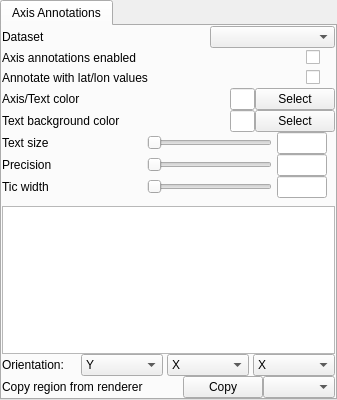
    <widget class="QTabWidget" name="axisTab">
     <property name="currentIndex">
      <number>0</number>
     </property>
     <widget class="QWidget" name="tab">
      <attribute name="title">
       <string>Axis Annotations</string>
      </attribute>
      <layout class="QVBoxLayout" name="verticalLayout">
       <property name="spacing">
        <number>0</number>
       </property>
       <property name="leftMargin">
        <number>0</number>
       </property>
       <property name="topMargin">
        <number>0</number>
       </property>
       <property name="rightMargin">
        <number>0</number>
       </property>
       <property name="bottomMargin">
        <number>0</number>
       </property>
       <item>
        <layout class="QHBoxLayout" name="horizontalLayout_3">
         <property name="spacing">
          <number>5</number>
         </property>
         <property name="topMargin">
          <number>0</number>
         </property>
         <item>
          <widget class="QLabel" name="label_8">
           <property name="text">
            <string>Dataset</string>
           </property>
          </widget>
         </item>
         <item>
          <spacer name="horizontalSpacer_7">
           <property name="orientation">
            <enum>Qt::Horizontal</enum>
           </property>
           <property name="sizeHint" stdset="0">
            <size>
             <width>40</width>
             <height>20</height>
            </size>
           </property>
          </spacer>
         </item>
         <item>
          <widget class="QComboBox" name="dataMgrSelectorCombo">
           <property name="minimumSize">
            <size>
             <width>125</width>
             <height>0</height>
            </size>
           </property>
           <property name="maximumSize">
            <size>
             <width>125</width>
             <height>16777215</height>
            </size>
           </property>
          </widget>
         </item>
        </layout>
       </item>
       <item>
        <layout class="QHBoxLayout" name="horizontalLayout">
         <property name="spacing">
          <number>0</number>
         </property>
         <property name="topMargin">
          <number>0</number>
         </property>
         <property name="rightMargin">
          <number>15</number>
         </property>
         <item>
          <widget class="QLabel" name="label">
           <property name="text">
            <string>Axis annotations enabled</string>
           </property>
          </widget>
         </item>
         <item>
          <spacer name="horizontalSpacer">
           <property name="orientation">
            <enum>Qt::Horizontal</enum>
           </property>
           <property name="sizeHint" stdset="0">
            <size>
             <width>40</width>
             <height>20</height>
            </size>
           </property>
          </spacer>
         </item>
         <item>
          <widget class="QCheckBox" name="axisAnnotationEnabledCheckbox">
           <property name="text">
            <string/>
           </property>
          </widget>
         </item>
        </layout>
       </item>
       <item>
        <layout class="QHBoxLayout" name="horizontalLayout_2">
         <property name="spacing">
          <number>0</number>
         </property>
         <property name="topMargin">
          <number>0</number>
         </property>
         <property name="rightMargin">
          <number>15</number>
         </property>
         <item>
          <widget class="QLabel" name="label_2">
           <property name="text">
            <string>Annotate with lat/lon values</string>
           </property>
          </widget>
         </item>
         <item>
          <spacer name="horizontalSpacer_2">
           <property name="orientation">
            <enum>Qt::Horizontal</enum>
           </property>
           <property name="sizeHint" stdset="0">
            <size>
             <width>40</width>
             <height>20</height>
            </size>
           </property>
          </spacer>
         </item>
         <item>
          <widget class="QCheckBox" name="latLonAnnotationCheckbox">
           <property name="text">
            <string/>
           </property>
          </widget>
         </item>
        </layout>
       </item>
       <item>
        <layout class="QHBoxLayout" name="horizontalLayout_6">
         <property name="spacing">
          <number>0</number>
         </property>
         <property name="topMargin">
          <number>0</number>
         </property>
         <item>
          <widget class="QLabel" name="label_3">
           <property name="text">
            <string>Axis/Text color</string>
           </property>
          </widget>
         </item>
         <item>
          <spacer name="horizontalSpacer_3">
           <property name="orientation">
            <enum>Qt::Horizontal</enum>
           </property>
           <property name="sizeHint" stdset="0">
            <size>
             <width>40</width>
             <height>20</height>
            </size>
           </property>
          </spacer>
         </item>
         <item>
          <widget class="QLineEdit" name="axisColorEdit">
           <property name="maximumSize">
            <size>
             <width>25</width>
             <height>16777215</height>
            </size>
           </property>
          </widget>
         </item>
         <item>
          <widget class="QPushButton" name="axisColorButton">
           <property name="text">
            <string>Select</string>
           </property>
          </widget>
         </item>
        </layout>
       </item>
       <item>
        <layout class="QHBoxLayout" name="horizontalLayout_4">
         <property name="spacing">
          <number>0</number>
         </property>
         <property name="topMargin">
          <number>0</number>
         </property>
         <item>
          <widget class="QLabel" name="label_9">
           <property name="text">
            <string>Text background color</string>
           </property>
          </widget>
         </item>
         <item>
          <spacer name="horizontalSpacer_8">
           <property name="orientation">
            <enum>Qt::Horizontal</enum>
           </property>
           <property name="sizeHint" stdset="0">
            <size>
             <width>40</width>
             <height>20</height>
            </size>
           </property>
          </spacer>
         </item>
         <item>
          <widget class="QLineEdit" name="axisBackgroundColorEdit">
           <property name="maximumSize">
            <size>
             <width>25</width>
             <height>16777215</height>
            </size>
           </property>
          </widget>
         </item>
         <item>
          <widget class="QPushButton" name="axisBackgroundColorButton">
           <property name="text">
            <string>Select</string>
           </property>
          </widget>
         </item>
        </layout>
       </item>
       <item>
        <layout class="QHBoxLayout" name="horizontalLayout_9">
         <property name="spacing">
          <number>5</number>
         </property>
         <property name="topMargin">
          <number>0</number>
         </property>
         <property name="rightMargin">
          <number>8</number>
         </property>
         <item>
          <widget class="QLabel" name="label_4">
           <property name="text">
            <string>Text size</string>
           </property>
          </widget>
         </item>
         <item>
          <spacer name="horizontalSpacer_4">
           <property name="orientation">
            <enum>Qt::Horizontal</enum>
           </property>
           <property name="sizeHint" stdset="0">
            <size>
             <width>40</width>
             <height>20</height>
            </size>
           </property>
          </spacer>
         </item>
         <item>
          <widget class="QSlider" name="axisTextSizeSlider">
           <property name="minimumSize">
            <size>
             <width>125</width>
             <height>0</height>
            </size>
           </property>
           <property name="maximumSize">
            <size>
             <width>125</width>
             <height>16777215</height>
            </size>
           </property>
           <property name="orientation">
            <enum>Qt::Horizontal</enum>
           </property>
          </widget>
         </item>
         <item>
          <widget class="QLineEdit" name="axisTextSizeEdit">
           <property name="minimumSize">
            <size>
             <width>0</width>
             <height>0</height>
            </size>
           </property>
           <property name="maximumSize">
            <size>
             <width>50</width>
             <height>16777215</height>
            </size>
           </property>
           <property name="layoutDirection">
            <enum>Qt::LeftToRight</enum>
           </property>
           <property name="alignment">
            <set>Qt::AlignCenter</set>
           </property>
          </widget>
         </item>
        </layout>
       </item>
       <item>
        <layout class="QHBoxLayout" name="horizontalLayout_10">
         <property name="spacing">
          <number>5</number>
         </property>
         <property name="topMargin">
          <number>0</number>
         </property>
         <property name="rightMargin">
          <number>8</number>
         </property>
         <item>
          <widget class="QLabel" name="label_5">
           <property name="text">
            <string>Precision</string>
           </property>
          </widget>
         </item>
         <item>
          <spacer name="horizontalSpacer_5">
           <property name="orientation">
            <enum>Qt::Horizontal</enum>
           </property>
           <property name="sizeHint" stdset="0">
            <size>
             <width>40</width>
             <height>20</height>
            </size>
           </property>
          </spacer>
         </item>
         <item>
          <widget class="QSlider" name="axisDigitsSlider">
           <property name="minimumSize">
            <size>
             <width>125</width>
             <height>0</height>
            </size>
           </property>
           <property name="maximumSize">
            <size>
             <width>125</width>
             <height>16777215</height>
            </size>
           </property>
           <property name="orientation">
            <enum>Qt::Horizontal</enum>
           </property>
          </widget>
         </item>
         <item>
          <widget class="QLineEdit" name="axisDigitsEdit">
           <property name="minimumSize">
            <size>
             <width>0</width>
             <height>0</height>
            </size>
           </property>
           <property name="maximumSize">
            <size>
             <width>50</width>
             <height>16777215</height>
            </size>
           </property>
           <property name="layoutDirection">
            <enum>Qt::LeftToRight</enum>
           </property>
           <property name="alignment">
            <set>Qt::AlignCenter</set>
           </property>
          </widget>
         </item>
        </layout>
       </item>
       <item>
        <layout class="QHBoxLayout" name="horizontalLayout_11">
         <property name="spacing">
          <number>5</number>
         </property>
         <property name="topMargin">
          <number>0</number>
         </property>
         <property name="rightMargin">
          <number>8</number>
         </property>
         <property name="bottomMargin">
          <number>8</number>
         </property>
         <item>
          <widget class="QLabel" name="label_6">
           <property name="text">
            <string>Tic width</string>
           </property>
          </widget>
         </item>
         <item>
          <spacer name="horizontalSpacer_6">
           <property name="orientation">
            <enum>Qt::Horizontal</enum>
           </property>
           <property name="sizeHint" stdset="0">
            <size>
             <width>40</width>
             <height>20</height>
            </size>
           </property>
          </spacer>
         </item>
         <item>
          <widget class="QSlider" name="ticWidthSlider">
           <property name="minimumSize">
            <size>
             <width>125</width>
             <height>0</height>
            </size>
           </property>
           <property name="maximumSize">
            <size>
             <width>125</width>
             <height>16777215</height>
            </size>
           </property>
           <property name="orientation">
            <enum>Qt::Horizontal</enum>
           </property>
          </widget>
         </item>
         <item>
          <widget class="QLineEdit" name="ticWidthEdit">
           <property name="minimumSize">
            <size>
             <width>0</width>
             <height>0</height>
            </size>
           </property>
           <property name="maximumSize">
            <size>
             <width>50</width>
             <height>16777215</height>
            </size>
           </property>
           <property name="layoutDirection">
            <enum>Qt::LeftToRight</enum>
           </property>
           <property name="alignment">
            <set>Qt::AlignCenter</set>
           </property>
          </widget>
         </item>
        </layout>
       </item>
       <item>
        <widget class="QTableWidget" name="axisAnnotationTable"/>
       </item>
       <item>
        <layout class="QHBoxLayout" name="horizontalLayout_8">
         <property name="spacing">
          <number>4</number>
         </property>
         <property name="topMargin">
          <number>0</number>
         </property>
         <item>
          <widget class="QLabel" name="label_7">
           <property name="minimumSize">
            <size>
             <width>75</width>
             <height>0</height>
            </size>
           </property>
           <property name="maximumSize">
            <size>
             <width>75</width>
             <height>16777215</height>
            </size>
           </property>
           <property name="text">
            <string>Orientation:</string>
           </property>
          </widget>
         </item>
         <item>
          <widget class="QComboBox" name="xTicOrientationCombo">
           <item>
            <property name="text">
             <string>Y</string>
            </property>
           </item>
           <item>
            <property name="text">
             <string>Z</string>
            </property>
           </item>
          </widget>
         </item>
         <item>
          <widget class="QComboBox" name="yTicOrientationCombo">
           <item>
            <property name="text">
             <string>X</string>
            </property>
           </item>
           <item>
            <property name="text">
             <string>Z</string>
            </property>
           </item>
          </widget>
         </item>
         <item>
          <widget class="QComboBox" name="zTicOrientationCombo">
           <item>
            <property name="text">
             <string>X</string>
            </property>
           </item>
           <item>
            <property name="text">
             <string>Y</string>
            </property>
           </item>
          </widget>
         </item>
        </layout>
       </item>
       <item>
        <layout class="QHBoxLayout" name="horizontalLayout_5">
         <property name="topMargin">
          <number>0</number>
         </property>
         <item>
          <widget class="QLabel" name="label_10">
           <property name="text">
            <string>Copy region from renderer</string>
           </property>
          </widget>
         </item>
         <item>
          <spacer name="horizontalSpacer_9">
           <property name="orientation">
            <enum>Qt::Horizontal</enum>
           </property>
           <property name="sizeHint" stdset="0">
            <size>
             <width>40</width>
             <height>20</height>
            </size>
           </property>
          </spacer>
         </item>
         <item>
          <widget class="QPushButton" name="copyRegionButton">
           <property name="text">
            <string>Copy</string>
           </property>
          </widget>
         </item>
         <item>
          <widget class="QComboBox" name="copyRegionCombo"/>
         </item>
        </layout>
       </item>
      </layout>
     </widget>
    </widget>
